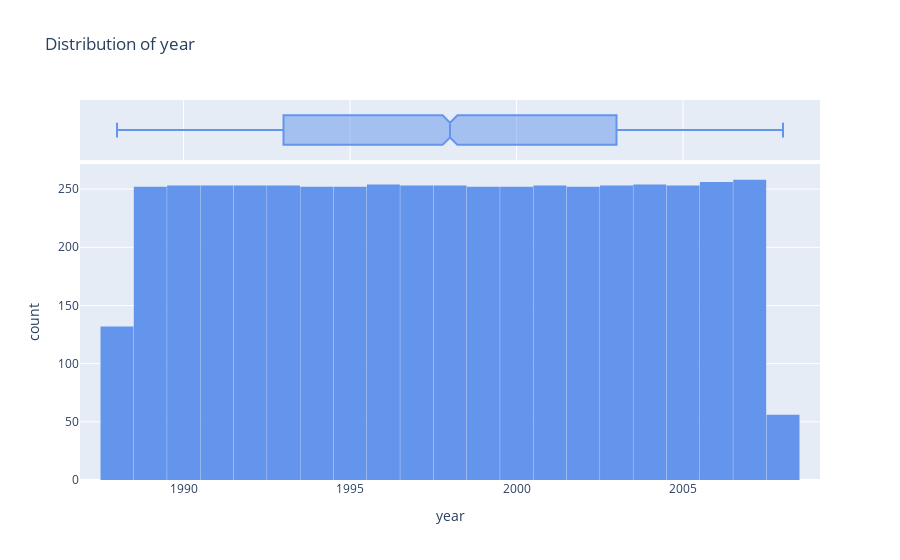

The notebook cell saved with this chart:
### Code cell
plotly_plot_hist(df, 'year')

### Figure 1 — Plotly figure (JSON) as saved in the notebook; plotly's stock layout.template omitted (floating-point values rounded to 4 significant figures; data arrays with more than 128 entries replaced by an {"elided": "..."} marker saying what was removed)
{"data": [{"alignmentgroup": "True", "bingroup": "x", "hovertemplate": "year=%{x}<br>count=%{y}<extra></extra>", "legendgroup": "", "marker": {"color": "cornflowerblue", "pattern": {"shape": ""}}, "name": "", "offsetgroup": "", "orientation": "v", "showlegend": false, "type": "histogram", "x": {"elided": "4999 int values"}, "xaxis": "x", "yaxis": "y"}, {"alignmentgroup": "True", "hovertemplate": "year=%{x}<extra></extra>", "legendgroup": "", "marker": {"color": "cornflowerblue"}, "name": "", "notched": true, "offsetgroup": "", "showlegend": false, "type": "box", "x": {"elided": "4999 int values"}, "xaxis": "x2", "yaxis": "y2"}], "layout": {"bargap": 0.01, "barmode": "relative", "legend": {"tracegroupgap": 0}, "title": {"text": "Distribution of year"}, "xaxis": {"anchor": "y", "domain": [0, 1], "title": {"text": "year"}}, "xaxis2": {"anchor": "y2", "domain": [0, 1], "matches": "x", "showgrid": true, "showticklabels": false}, "yaxis": {"anchor": "x", "domain": [0, 0.8316], "title": {"text": "count"}}, "yaxis2": {"anchor": "x2", "domain": [0.8416, 1], "matches": "y2", "showgrid": false, "showline": false, "showticklabels": false, "ticks": ""}}}
